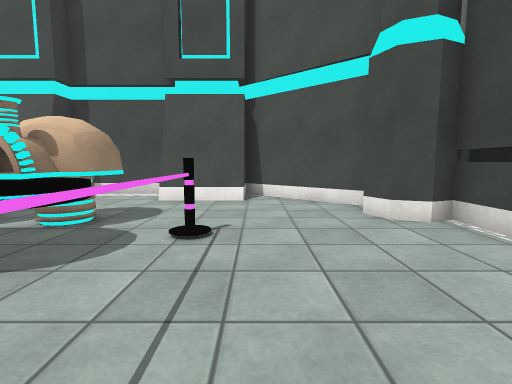
[1] (above)

19 first-person views from a walk through a scene from a Unity 3-D project. The camera is 1.2 m above the floor, tilts 6° down and sees 85° across. The floor is counted in squares, 1 m on a side. Each view is taken from the middle of a square. On the plan, view 1 faces up. The plan holds only what a view shows up to about 13 squares ahead; the rest is blank. The player character is not drawn. Some animated figures are left out. Surface patterns are stand-ins for the level's own textures.

[2]
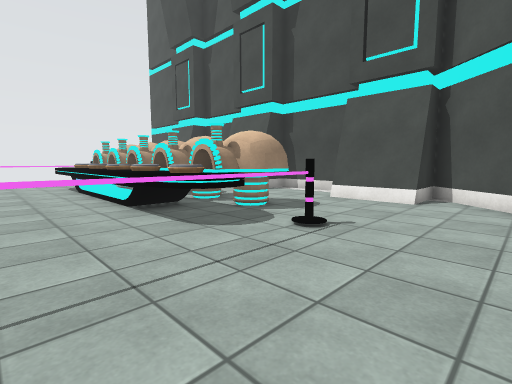

[3]
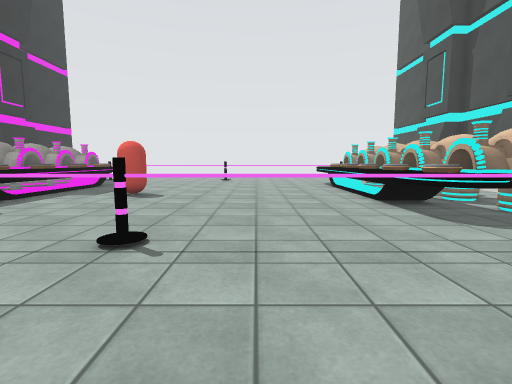

[4]
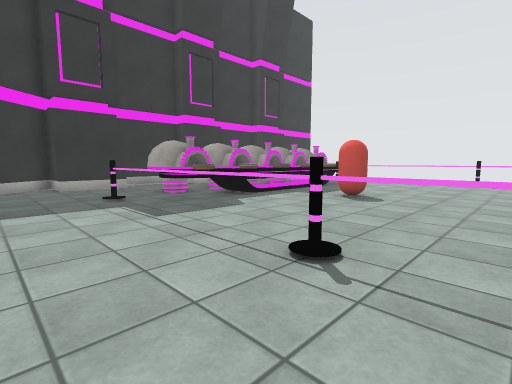

[5]
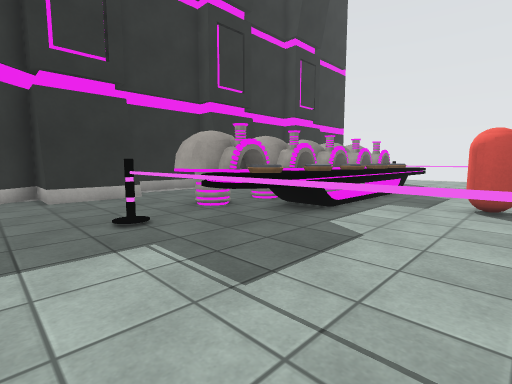

[6]
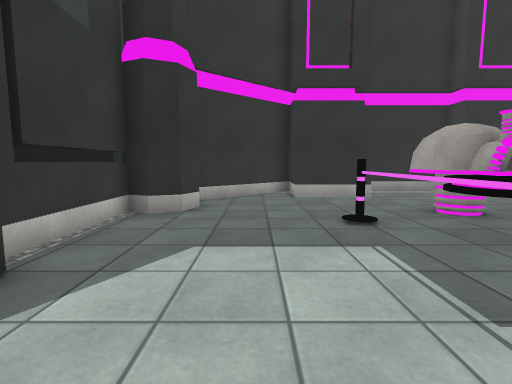

[7]
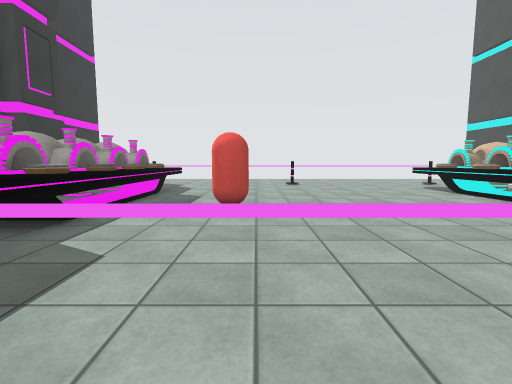

[8]
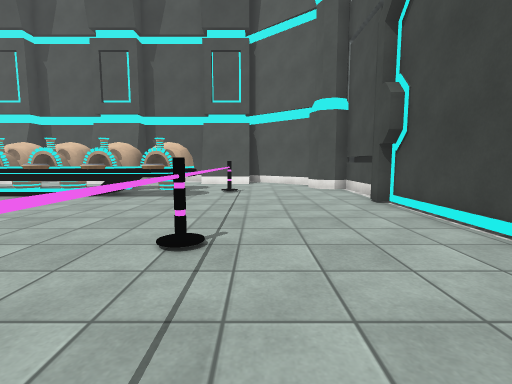

[9]
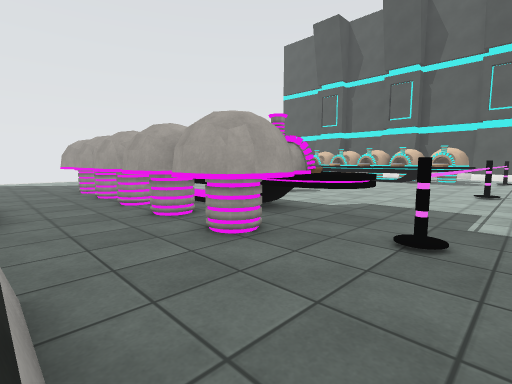

[10]
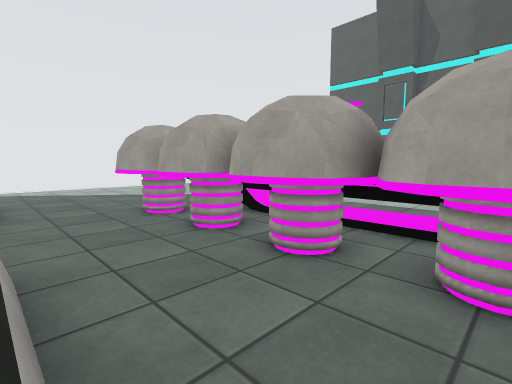

[11]
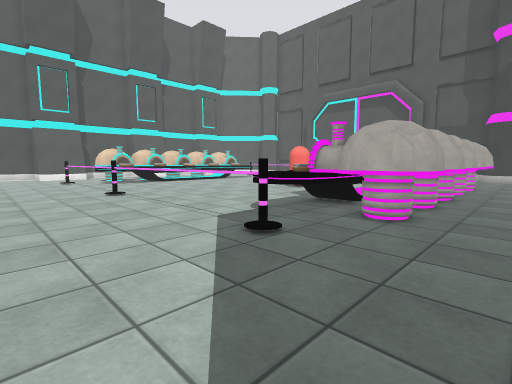

[12]
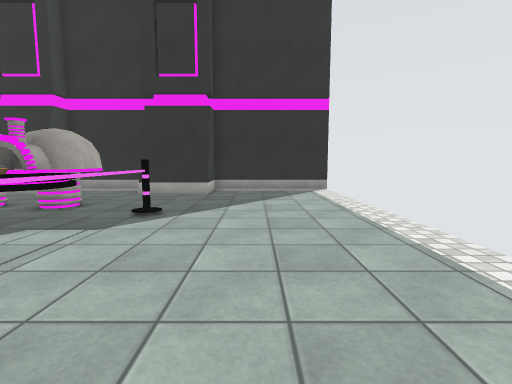

[13]
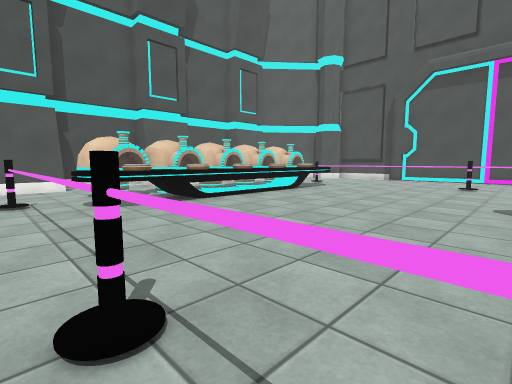

[14]
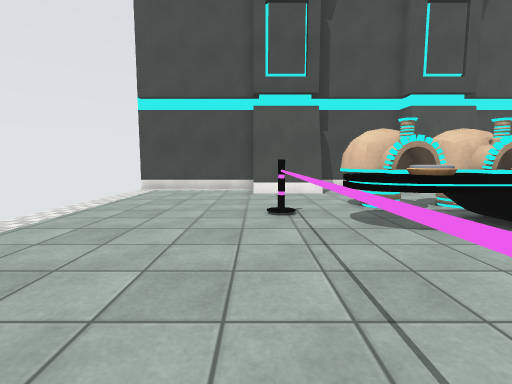

[15]
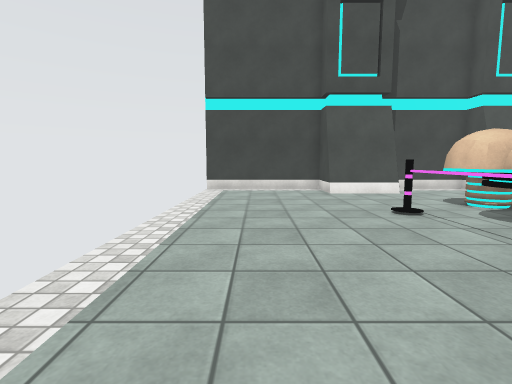

[16]
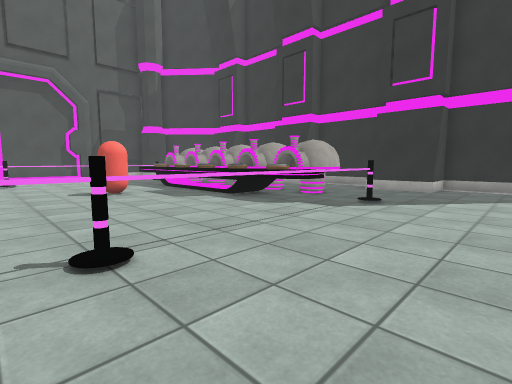

[17]
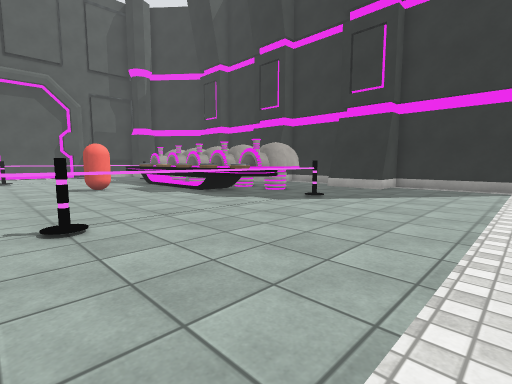

[18]
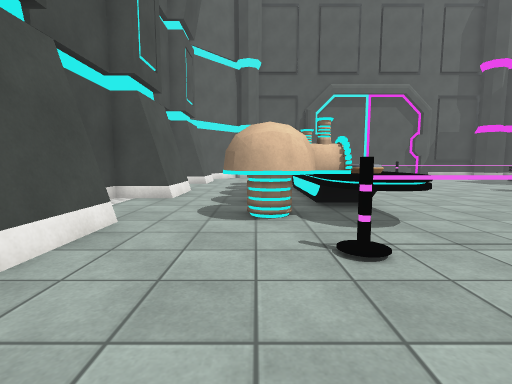

[19]
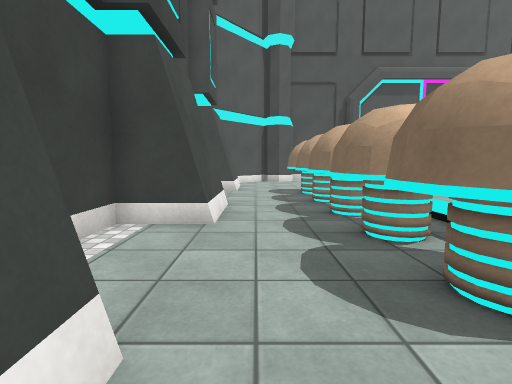

### Floor plan
Key: @ floor where view 1 was taken; # wall or solid block; x gap in a wall; . floor; = window, fence, low wall or low ledge; ^ raised ledge; O other object.
Columns run from 21 left of view 1 to 4 right of it. Each row starts with its distance up from view 1.
 11 x#####  #####  ####
 10 .....#  ....#  ...# ####
  9 .....###....###...###..##
  8 ........................#
  7 ........OOOO.O.O.O......#
  6 .......OOOOO O OOOO.....##
  5 ......OOOOOO OOOOOO.O....#
  4 .......^O##OOOOO^OO=#....#
  3 .......^OOOOOO^O^O^==....#
  2 ......#.............#....#
  1 ......#.............#....#
  0 ......#.............#@...#
 -1  .....#.............#....#
 -2 . ....#.............#....#
 -3  .....O.............O....#
 -4 ......#.............#....
 -5 ......#......OO.....#...
 -6 ......#......OO.....#...
 -7 ......#.............#....
 -8 ......#.............#....#
 -9 .......^OOOOOO^O^O^==....#
-10 .......^O##OOOOO^OO=#....#
-11 ......OOOOOO OOOOOO.O....#
-12 ........OOOOOOOOOOO.....##
-13 ........OOOO.O.O.O......#
-14 ........................#
-15 .....###....###...###..##
-16 .....#  ...    ...  ####
-17 x#####  ####   ###

Where each view was taken, in squares from view 1:
view 1: 0 up, 0 right, facing up
view 2: 0 up, 2 right, facing up-left
view 3: 1 down, 3 right, facing left
view 4: 1 down, 2 right, facing down-left
view 5: 5 down, 1 right, facing down-left
view 6: 5 down, 1 right, facing down
view 7: 5 down, 0 right, facing left
view 8: 7 down, 0 right, facing up
view 9: 15 down, 0 right, facing up-left
view 10: 15 down, 6 left, facing up-left
view 11: 14 down, 19 left, facing up-right
view 12: 4 down, 18 left, facing down
view 13: 5 down, 16 left, facing up-right
view 14: 2 down, 16 left, facing up
view 15: 2 down, 19 left, facing up
view 16: 2 down, 19 left, facing down-right
view 17: 2 down, 21 left, facing down-right
view 18: 6 up, 19 left, facing right
view 19: 8 up, 15 left, facing right
